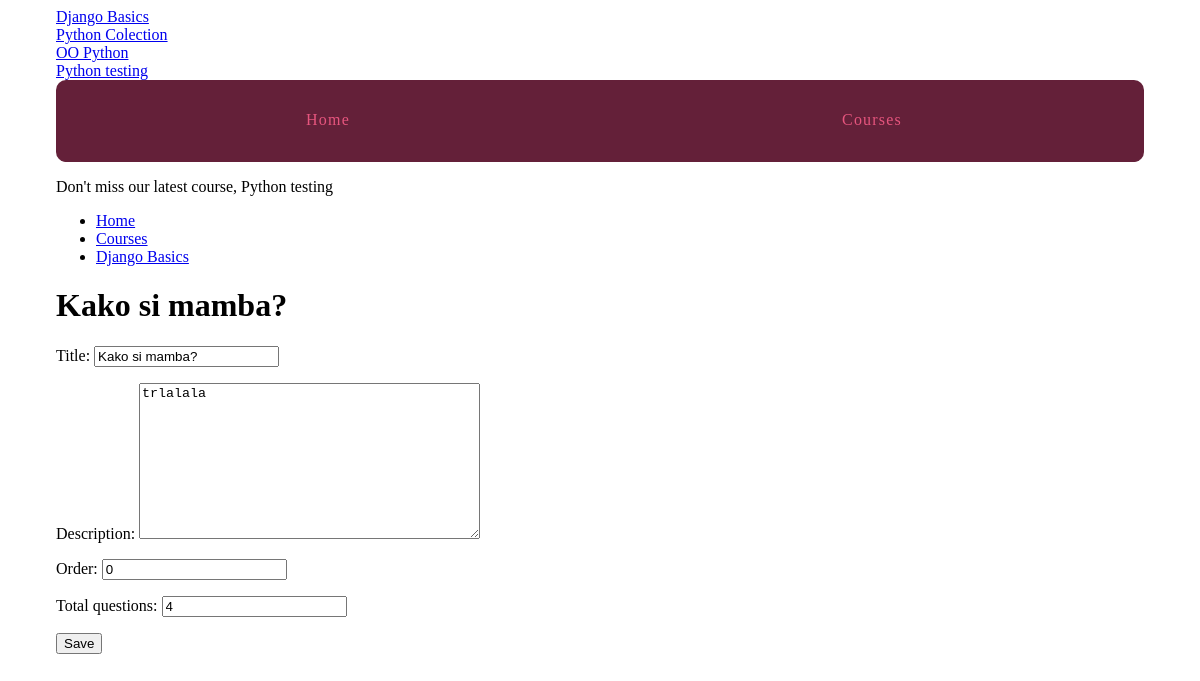
Screenshot of /courses/1/edit_quiz/3/ (signed in) with the database file from the repository.
### courses/models.py (models this page shows, shortened)
class Course(models.Model):
    created_at = models.DateTimeField(auto_now_add=True)
    title = models.CharField(max_length=255)
    description = models.TextField()
    def __str__(self):
        return self.title

class Step(models.Model):
    title = models.CharField(max_length=255)
    description = models.TextField()
    order = models.IntegerField(default=0)
    course = models.ForeignKey(Course,  on_delete=models.CASCADE,)
    class Meta:
        abstract = True
        ordering = ['order',]

class Quiz(Step):
    total_questions = models.IntegerField(default=4)
    class Meta:
        verbose_name_plural = "Quizzes"

### courses/views.py (the view)
# urls.py: url(r'(?P<course_pk>\d+)/edit_quiz/(?P<quiz_pk>\d+)/$', views.quiz_edit, name='EditQuiz'),
@login_required()
def quiz_edit(request, course_pk, quiz_pk):
    quiz = get_object_or_404(models.Quiz, pk=quiz_pk, course_id=course_pk)
    form = forms.QuizForm(instance=quiz)
    if request.method == 'POST':
        form = forms.QuizForm(instance=quiz, data=request.POST)
        if form.is_valid():
            form.save()
            messages.success(request, "Updated {}".format(form.cleaned_data['title']))
            return HttpResponseRedirect(quiz.get_absolute_url())
    return render(request, 'courses/quiz_form.html', {'form': form, 'course': quiz.course})

### courses/forms.py
class QuizForm(forms.ModelForm):
    class Meta:
        model = models.Quiz
        fields = ['title', 'description', 'order', 'total_questions']

### courses/templatetags/course_extras.py (called while the page is built)
@register.simple_tag
def newest_course():
    return Course.objects.latest('created_at')

@register.inclusion_tag('courses/course_nav.html')
def nav_courses_list():
    courses = Course.objects.all()
    return {'courses': courses}

### courses/templates/courses/quiz_form.html (shortened to what this page needs)
{% extends "courses/layout.html" %}
{% block breadcrumbs %}
    <li><a href="{% url 'courses:Detail' pk=course.pk %}">{{ course.title }}</a></li>
{% endblock %}
{% block content %}
<div class="row columns">
    {{ block.super }}
    <h1>{{ form.instance.title|default:"Make a new quiz" }}</h1>
    <form method="POST" action="">
        {{ form.as_p }}
        <input type="submit" class="button" value="Save">
    </form>
</div>
{% endblock %}

### templates/layout.html (shortened to what this page needs)
{% load static %}
{% load course_extras %}
<!doctype html>
<html>
    <head>
        <link rel="stylesheet" href="{% static 'css/layout.css' %}">
    </head>
    <body>
        <div class="site-container">
            <div>{% nav_courses_list %}</div>
            <nav>
                <a href="{% url 'Home' %}">Home</a>
                <a href="{% url 'courses:Courses' %}">Courses</a>
            </nav>
            <p>Don't miss our latest course, {% newest_course %}</p>
            {% block content %}{% endblock %}
        </div>
    </body>
</html>

### courses/templates/courses/course_nav.html
{% for course in courses %}
    <div><a href="{% url 'courses:Detail' pk=course.pk %}">{{ course.title }}</a></div>
{% endfor %}

### assets/css/layout.css (style rules this page uses)
html { box-sizing: border-box; }
*, *::after, *::before { box-sizing: inherit; }
.site-container { max-width: 68em; margin-left: auto; margin-right: auto; }
.site-container::after { clear: both; content: ""; display: table; }
.site-container nav { width: 100%; display: table; width: 100%; table-layout: fixed; border-bottom-left-radius: 10px; border-bottom-right-radius: 10px; border-top-left-radius: 10px; border-top-right-radius: 10px; border-bottom-left-radius: 10px; border-top-left-radius: 10px; border-bottom-right-radius: 10px; border-top-right-radius: 10px; background-color: #642039; margin-bottom: 1em; overflow: hidden; }
.site-container nav a { display: table-cell; width: 8.33333%; padding: 10px; border-bottom: 2px solid #642039; color: #e6557e; letter-spacing: 0.075em; line-height: 60px; text-align: center; text-decoration: none; }

### rows the page displays
Course: title "Django Basics"
Course: title "Python Colection"
Course: title "OO Python"
Course: title "Python testing"
Quiz: instance "Kako si mamba?", title "Kako si mamba?", description "trlalala", order "0", total_questions "4"
